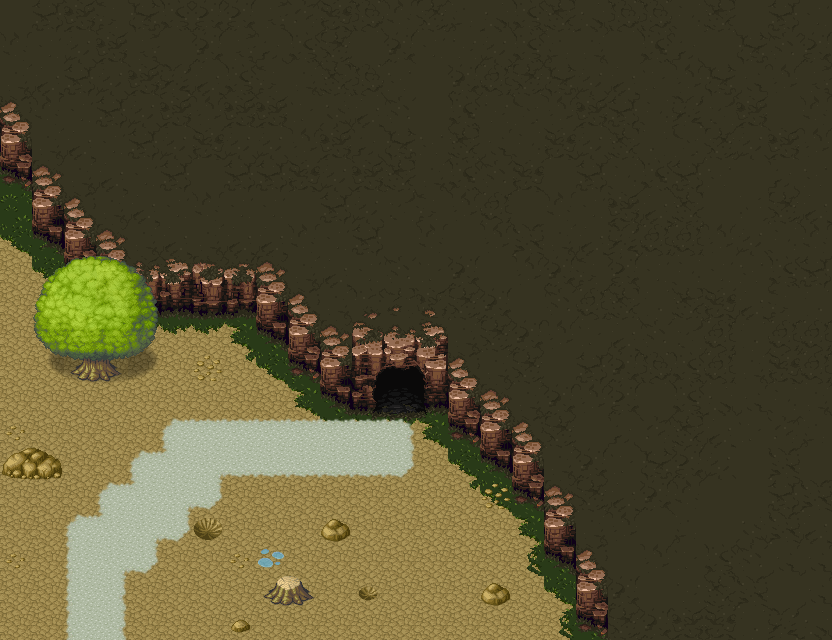

Below is a game level as drawn by its tile map, then a one-line description and the .tmx that defines it (tile-layer data replaced by summaries):
An orthogonal 26x20 tile map with 32x32 px tiles, 9 tile layers (Below player, Copy of Below player, Collisions, Fringe transparent, ...), 6 tilesets and 5 objects (2x Waypoint, Start, Container, Enemy).

<map version="1.5" tiledversion="1.7.0" orientation="orthogonal" renderorder="right-down" compressionlevel="0" width="26" height="20" tilewidth="32" tileheight="32" infinite="0" nextlayerid="17" nextobjectid="9">
 <editorsettings>
  <export target="../../../src/assets/exported-maps/dungeon.json" format="json" />
 </editorsettings>
 <tileset firstgid="1" source="../tilesets/base.tsx" />
 <tileset firstgid="953" source="../tilesets/dirt4.tsx" />
 <tileset firstgid="1001" source="../tilesets/base-addition.tsx" />
 <tileset firstgid="1769" source="../tilesets/wall-up.tsx" />
 <tileset firstgid="1865" source="../tilesets/grassland.tsx" />
 <tileset firstgid="5961" source="../tilesets/caves-grassland-entrance.tsx" />
 <group id="3" name="Layer 1">
  <layer id="1" name="Below player" width="26" height="20">
   <data>[520 cells, 508 non-empty, 47 distinct tile ids]</data>
  </layer>
  <layer id="16" name="Copy of Below player" width="26" height="20">
   <data>[520 cells, 168 non-empty, 13 distinct tile ids]</data>
  </layer>
  <layer id="4" name="Collisions" width="26" height="20">
   <properties>
    <property name="hasCollisions" type="bool" value="true" />
   </properties>
   <data>[520 cells, 66 non-empty, 35 distinct tile ids]</data>
  </layer>
  <layer id="15" name="Fringe transparent" width="26" height="20" opacity="0.7">
   <properties>
    <property name="fringe" type="bool" value="true" />
   </properties>
   <data>[520 cells, 14 non-empty, 14 distinct tile ids]</data>
  </layer>
  <layer id="14" name="Fringe non-transparent" width="26" height="20">
   <properties>
    <property name="fringe" type="bool" value="true" />
   </properties>
   <data>[520 cells, 0 non-empty, 0 distinct tile ids]</data>
  </layer>
 </group>
 <group id="5" name="Layer 2">
  <layer id="6" name="Below player" width="26" height="20">
   <data>[520 cells, 40 non-empty, 14 distinct tile ids]</data>
  </layer>
  <layer id="7" name="Collisions" width="26" height="20">
   <properties>
    <property name="hasCollisions" type="bool" value="true" />
   </properties>
   <data>[520 cells, 2 non-empty, 2 distinct tile ids]</data>
  </layer>
  <layer id="8" name="Fringe transparent" width="26" height="20" opacity="0.7">
   <properties>
    <property name="fringe" type="bool" value="true" />
   </properties>
   <data>[520 cells, 14 non-empty, 14 distinct tile ids]</data>
  </layer>
  <layer id="10" name="Fringe non-transparent" width="26" height="20">
   <properties>
    <property name="fringe" type="bool" value="true" />
   </properties>
   <data>[520 cells, 0 non-empty, 0 distinct tile ids]</data>
  </layer>
 </group>
 <objectgroup id="2" name="Objects">
  <object id="1" name="Start" x="96" y="576">
   <point />
  </object>
 </objectgroup>
 <objectgroup id="12" name="Waypoints">
  <object id="4" name="BetweenVillageAndDungeon" type="Waypoint" x="64" y="608" width="64" height="32">
   <properties>
    <property name="location" value="BetweenVillageAndDungeon" />
    <property name="toCoordinates" value="{&quot;x&quot;: 46, &quot;y&quot;: 1}" />
   </properties>
  </object>
  <object id="7" name="Secret pass in" type="Waypoint" x="128" y="288" width="32" height="32">
   <properties>
    <property name="location" value="DungeonLevel1" />
    <property name="toCoordinates" value="{&quot;x&quot;: 2, &quot;y&quot;: 24}" />
   </properties>
  </object>
 </objectgroup>
 <objectgroup id="11" name="Containers">
  <object id="2" name="Secret stash" type="Container" gid="66" x="0" y="224" width="32" height="32">
   <properties>
    <property name="items" value="[{&quot;itemId&quot;: &quot;rope&quot;, &quot;quantity&quot;: 1}]" />
    <property name="openedFrame" type="int" value="65" />
    <property name="secret" type="bool" value="true" />
   </properties>
  </object>
 </objectgroup>
 <objectgroup id="13" name="Enemies">
  <object id="5" name="Boars" type="Enemy" x="352" y="416" width="64" height="64">
   <properties>
    <property name="drop" value="[{&quot;itemId&quot;: &quot;bacon&quot;, &quot;quantity&quot;: 2, &quot;chance&quot;: 1}, {&quot;itemId&quot;: &quot;bacon&quot;, &quot;quantity&quot;: 1, &quot;chance&quot;: 0.1}, {&quot;itemId&quot;: &quot;fire-marble&quot;, &quot;quantity&quot;: 4, &quot;chance&quot;: 1}]" />
    <property name="enemies" value="[{&quot;type&quot;: &quot;wildBoar&quot;}, {&quot;type&quot;: &quot;wizard&quot;}, {&quot;type&quot;: &quot;wizard&quot;}, {&quot;type&quot;: &quot;wildBoar&quot;}]" />
    <property name="image" value="boar-avatar" />
   </properties>
  </object>
 </objectgroup>
</map>
